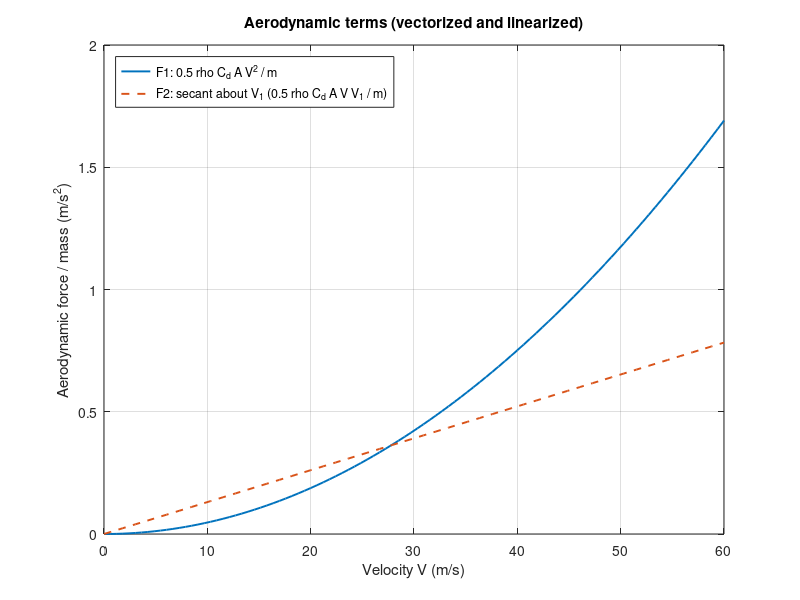
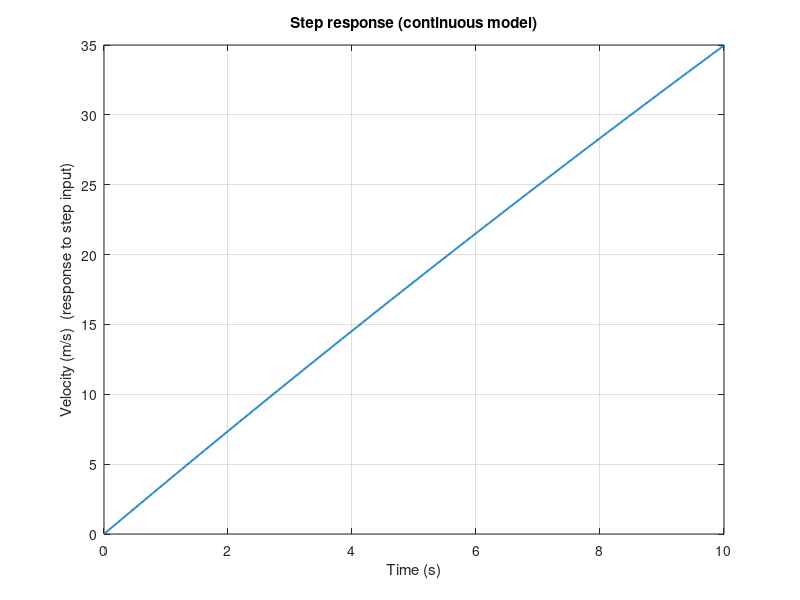

Reproduce these figures in MATLAB, in order.
% Cleaned & corrected script
m = 1000;
Reff = 0.2413;
ig = 9;
CR = 0.0004;
CW = 0.23;
g = 9.81;
A = 3.45;
Rho = 1.1839;
V1 = 27.78;   % operating (linearization) speed [m/s] (~100 km/h)
Zp = 3;
phi = 0.23;
Tmax = 420;
Tmin = 0;

eta_dt = 1;          % drivetrain efficiency
k2     = 100;        % linear drag coefficient (N·s/m)
a_f    = 100;        % rolling/friction force (N)
Kp     = 1.0;        % velocity-to-acceleration proportional gain

%% Motor parameters (kept for later use)
Ld = 1e-4;
Lq = 1e-3;
Rs = 0.00475;
% phi already defined above

%% For Linearization (secant)
V = linspace(0, 60, 100);          % velocity vector [m/s]

% Aerodynamic drag force per unit mass (vectorized)
% F1: aerodynamic term ~ 0.5 * rho * Cd * A * V^2  divided by mass
F1 = (1/2) * CW * A * Rho .* (V .^ 2) / m;

% F2: secant/linearized version about V1: (1/2)*rho*Cd*A*V*V1/m
% elementwise multiply to keep vector shape
F2 = (1/2) * CW * A * Rho .* (V .* V1) / m;

figure;
plot(V, F1, 'LineWidth', 1.4)
hold on
plot(V, F2, '--', 'LineWidth', 1.4)
xlabel('Velocity V (m/s)')
ylabel('Aerodynamic force / mass (m/s^2)')
legend('F1: 0.5 rho C_d A V^2 / m', 'F2: secant about V_1 (0.5 rho C_d A V V_1 / m)', 'Location', 'NorthWest')
grid on
title('Aerodynamic terms (vectorized and linearized)')

%% calculation of coefficients used in linear model
% bf : gain from wheel torque / motor to acceleration (includes gearbox)
bf = ig * (1 / (m * Reff));   % units: (gear ratio * 1/(m*Reff))

% af : linearized aerodynamic damping coefficient at operating speed V1
% derived from F2 expression: af = (1/2)*CW*A*Rho*V1 / m
af = (1/2) * CW * A * Rho * V1 / m;

% other time-constants / coefficients (kept as you had, but check units/meaning)
aw = 1 / 7.375;    % time constant for cruise control (1/seconds)
av = 1 / 1.475;    % motor time constant (1/seconds) -- you wrote "car reaches 100 km/hr in 4 seconds", adjust if needed

%% simple TF for longitudinal dynamics:
% We assume a first-order plant:  acceleration = bf * (input) - af * V
% Transfer function from input torque-like command to velocity (approx):
% G(s) = bf / (s + af)
num = bf;
den = [1 af];
sys = tf(num, den);

% continuous -> state-space -> discrete
ssys = ss(sys);
Ts = 0.01;           % sampling time for discretization [s] (adjust as needed)
sysd = c2d(ssys, Ts);

% show systems
disp('Continuous transfer function G(s):')
sys
disp('Discrete state-space (sampled at Ts):')
sysd

%% Optional: simulate a step input (torque command) to check response
tSim = 0:Ts:10;                    % simulate 10 seconds
u = ones(size(tSim)) * 100;        % constant input magnitude (adjust)
y = lsim(ssys, u, tSim);

figure;
plot(tSim, y, 'LineWidth', 1.4)
xlabel('Time (s)')
ylabel('Velocity (m/s)  (response to step input)')
title('Step response (continuous model)')
grid on
%%initia values
id=0;
Tref=10;

iq=Tref/(1.5*Zp*phi+(Ld-Lq)*id);
